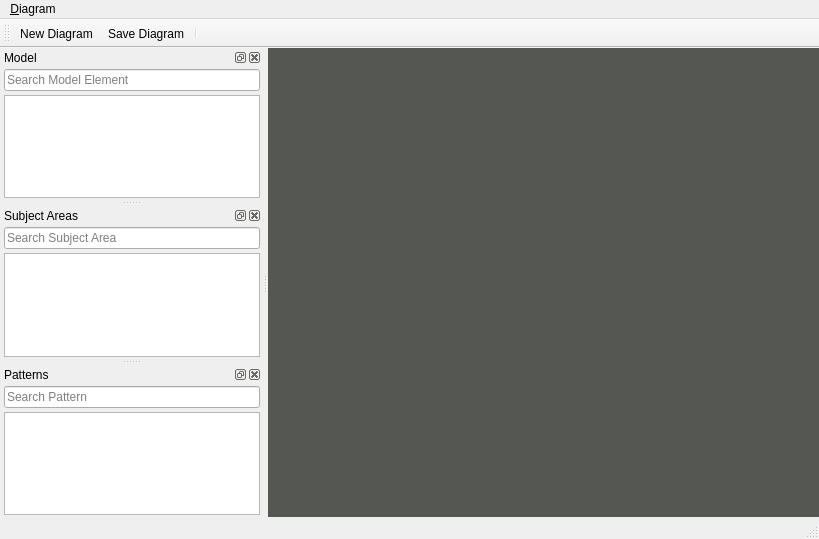
<?xml version="1.0" encoding="UTF-8"?>
<ui version="4.0">
 <class>MainWindow</class>
 <widget class="QMainWindow" name="MainWindow">
  <property name="geometry">
   <rect>
    <x>0</x>
    <y>0</y>
    <width>819</width>
    <height>539</height>
   </rect>
  </property>
  <property name="windowTitle">
   <string>Agile-ER</string>
  </property>
  <widget class="QWidget" name="centralWidget">
   <layout class="QVBoxLayout" name="verticalLayout">
    <property name="spacing">
     <number>0</number>
    </property>
    <property name="leftMargin">
     <number>0</number>
    </property>
    <property name="topMargin">
     <number>0</number>
    </property>
    <property name="rightMargin">
     <number>0</number>
    </property>
    <property name="bottomMargin">
     <number>0</number>
    </property>
    <item>
     <widget class="QMdiArea" name="mdiArea">
      <property name="background">
       <brush brushstyle="SolidPattern">
        <color alpha="255">
         <red>85</red>
         <green>87</green>
         <blue>83</blue>
        </color>
       </brush>
      </property>
      <property name="viewMode">
       <enum>QMdiArea::TabbedView</enum>
      </property>
      <property name="documentMode">
       <bool>true</bool>
      </property>
      <property name="tabsClosable">
       <bool>true</bool>
      </property>
      <property name="tabsMovable">
       <bool>true</bool>
      </property>
     </widget>
    </item>
   </layout>
  </widget>
  <widget class="QMenuBar" name="menuBar">
   <property name="geometry">
    <rect>
     <x>0</x>
     <y>0</y>
     <width>819</width>
     <height>22</height>
    </rect>
   </property>
   <widget class="QMenu" name="menu_File">
    <property name="title">
     <string>&amp;Diagram</string>
    </property>
    <addaction name="actionNew_Diagram"/>
    <addaction name="action_Save_Diagram"/>
    <addaction name="separator"/>
   </widget>
   <addaction name="menu_File"/>
  </widget>
  <widget class="QToolBar" name="mainToolBar">
   <property name="orientation">
    <enum>Qt::Horizontal</enum>
   </property>
   <property name="iconSize">
    <size>
     <width>18</width>
     <height>18</height>
    </size>
   </property>
   <attribute name="toolBarArea">
    <enum>TopToolBarArea</enum>
   </attribute>
   <attribute name="toolBarBreak">
    <bool>false</bool>
   </attribute>
   <addaction name="actionNew_Diagram"/>
   <addaction name="action_Save_Diagram"/>
   <addaction name="separator"/>
  </widget>
  <widget class="QStatusBar" name="statusBar"/>
  <widget class="QDockWidget" name="modelDockWidget">
   <property name="windowTitle">
    <string>Model</string>
   </property>
   <attribute name="dockWidgetArea">
    <number>1</number>
   </attribute>
   <widget class="QWidget" name="dockWidgetContents">
    <layout class="QVBoxLayout" name="verticalLayout_2">
     <property name="spacing">
      <number>4</number>
     </property>
     <property name="leftMargin">
      <number>4</number>
     </property>
     <property name="topMargin">
      <number>2</number>
     </property>
     <property name="rightMargin">
      <number>2</number>
     </property>
     <property name="bottomMargin">
      <number>2</number>
     </property>
     <item>
      <widget class="QLineEdit" name="lineEditSearchModel">
       <property name="placeholderText">
        <string>Search Model Element</string>
       </property>
       <property name="clearButtonEnabled">
        <bool>true</bool>
       </property>
      </widget>
     </item>
     <item>
      <widget class="QTreeWidget" name="treeWidgetModels">
       <attribute name="headerVisible">
        <bool>false</bool>
       </attribute>
       <column>
        <property name="text">
         <string notr="true">1</string>
        </property>
       </column>
      </widget>
     </item>
    </layout>
   </widget>
  </widget>
  <widget class="QDockWidget" name="subjectDockWidget">
   <property name="windowTitle">
    <string>Subject Areas</string>
   </property>
   <attribute name="dockWidgetArea">
    <number>1</number>
   </attribute>
   <widget class="QWidget" name="dockWidgetContents_2">
    <layout class="QVBoxLayout" name="verticalLayout_3">
     <property name="spacing">
      <number>4</number>
     </property>
     <property name="leftMargin">
      <number>4</number>
     </property>
     <property name="topMargin">
      <number>2</number>
     </property>
     <property name="rightMargin">
      <number>2</number>
     </property>
     <property name="bottomMargin">
      <number>2</number>
     </property>
     <item>
      <widget class="QLineEdit" name="lineEditSearchSubjectArea">
       <property name="placeholderText">
        <string>Search Subject Area</string>
       </property>
       <property name="clearButtonEnabled">
        <bool>true</bool>
       </property>
      </widget>
     </item>
     <item>
      <widget class="QTreeWidget" name="treeWidgetSubjectAreas">
       <attribute name="headerVisible">
        <bool>false</bool>
       </attribute>
       <column>
        <property name="text">
         <string notr="true">1</string>
        </property>
       </column>
      </widget>
     </item>
    </layout>
   </widget>
  </widget>
  <widget class="QDockWidget" name="patternsDockWidget">
   <property name="windowTitle">
    <string>Patterns</string>
   </property>
   <attribute name="dockWidgetArea">
    <number>1</number>
   </attribute>
   <widget class="QWidget" name="dockWidgetContents_3">
    <layout class="QVBoxLayout" name="verticalLayout_4">
     <property name="spacing">
      <number>4</number>
     </property>
     <property name="leftMargin">
      <number>4</number>
     </property>
     <property name="topMargin">
      <number>2</number>
     </property>
     <property name="rightMargin">
      <number>2</number>
     </property>
     <property name="bottomMargin">
      <number>2</number>
     </property>
     <item>
      <widget class="QLineEdit" name="lineEditSearchPattern">
       <property name="placeholderText">
        <string>Search Pattern</string>
       </property>
       <property name="clearButtonEnabled">
        <bool>true</bool>
       </property>
      </widget>
     </item>
     <item>
      <widget class="QTreeWidget" name="treeWidgetPatterns">
       <attribute name="headerVisible">
        <bool>false</bool>
       </attribute>
       <column>
        <property name="text">
         <string notr="true">1</string>
        </property>
       </column>
      </widget>
     </item>
    </layout>
   </widget>
  </widget>
  <action name="action_Save_Diagram">
   <property name="icon">
    <iconset resource="resources.qrc">
     <normaloff>:/png/ui/png/ic_save_black_24dp.png</normaloff>:/png/ui/png/ic_save_black_24dp.png</iconset>
   </property>
   <property name="text">
    <string>&amp;Save Diagram</string>
   </property>
  </action>
  <action name="actionNew_Diagram">
   <property name="icon">
    <iconset resource="resources.qrc">
     <normaloff>:/png/ui/png/ic_create_new_folder_black_24dp_1x.png</normaloff>:/png/ui/png/ic_create_new_folder_black_24dp_1x.png</iconset>
   </property>
   <property name="text">
    <string>New &amp;Diagram</string>
   </property>
  </action>
 </widget>
 <layoutdefault spacing="6" margin="11"/>
 <resources>
  <include location="resources.qrc"/>
 </resources>
 <connections/>
</ui>
